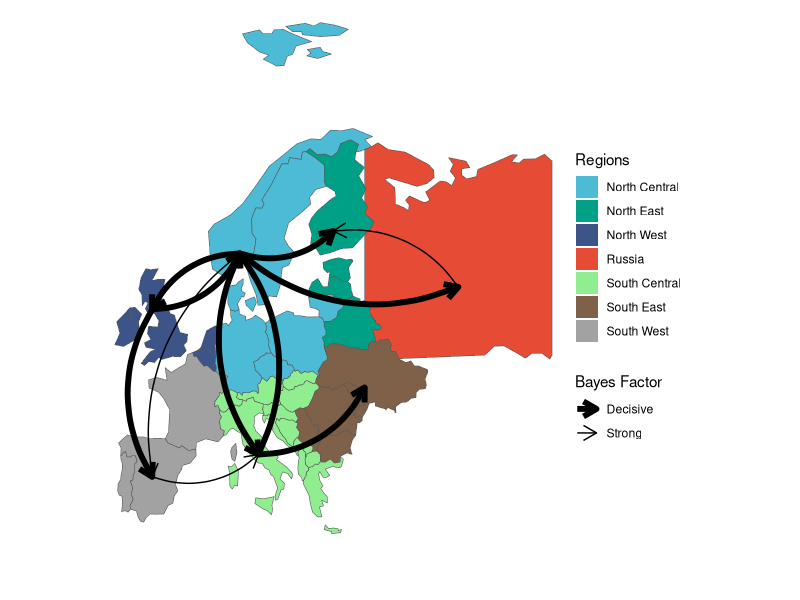

This figure's R source:
###############################################################################
# Load libraries
###############################################################################
library(ggplot2)
library(sf)
library(dplyr)
library(tidyr)         # For fill(.)
library(rnaturalearth)
library(RColorBrewer)
library(grid)          # For arrow() customization
library(lwgeom)        # Needed for some geometry transforms

###############################################################################
# 2. Define zones & countries (as before)
###############################################################################
zone <- c("Russia","North Central", "North East", "North West", 
          "South Central", "South East", "South West")
countries <- list(
  c("Russia"),
  c("Czechia", "Denmark", "Germany", "Lithuania", "Norway", "Poland", "Sweden"),
  c("Estonia", "Finland", "Latvia", "Belarus"),
  c("Belgium", "Ireland", "Iceland", "Luxembourg", "Netherlands", "United Kingdom"),
  c("Albania", "Austria", "Bosnia and Herz.", "Montenegro", "Croatia", 
    "North Macedonia", "Greece", "Hungary", "Italy", "Kosovo", 
    "Slovakia", "Slovenia", "Switzerland"),
  c("Bulgaria", "Cyprus", "Moldova", "Romania", "Serbia", "Ukraine"),
  c("France", "Portugal", "Spain")
)
country_data <- data.frame(
  Country = unlist(countries),
  zone = rep(zone, sapply(countries, length))
)

###############################################################################
# 3. Fetch Europe + Russia shapefiles & clip Russia
###############################################################################
europe <- ne_countries(continent = "Europe", returnclass = "sf") %>%
  filter(name != "Russia")
russia <- ne_countries(country = "Russia", returnclass = "sf")

russia <- st_make_valid(russia)

# Clip Russia to bounding box so we only keep part near Europe
bbox_russia <- st_as_sfc(st_bbox(c(xmin = 30, xmax = 60, ymin = 50, ymax = 70), 
                                 crs = st_crs(russia)))
bbox_russia <- st_transform(bbox_russia, st_crs(russia))
russia_subset <- st_intersection(russia, bbox_russia)

if (nrow(russia_subset) == 0) {
  stop("Intersection failed: No valid portion of Russia extracted.")
}

# Ensure CRS compatibility
russia_subset <- st_transform(russia_subset, st_crs(europe))

# Combine Russia subset with Europe
europe_with_russia <- bind_rows(europe, russia_subset)

###############################################################################
# 5. Join zone info to the new map data
###############################################################################
europe_data <- europe_with_russia %>%
  left_join(country_data, by = c("name" = "Country"))

###############################################################################
# 6. Manual color palette for each zone
###############################################################################
region_pal <- c(
  "Russia"         = "#E64B35",  # example color
  "North Central"  = "#4DBBD5",
  "North East"     = "#00A087",
  "North West"     = "#3C5488",
  "South Central"  = "lightgreen",
  "South East"     = "#7E6148",
  "South West"     = "#A2A2A2"
)

###############################################################################
# 7. Approximate coordinates for zone “centers”
###############################################################################
zone_centers <- data.frame(
  zone = c("North Central", "South West", "North West", 
           "South East", "South Central", "Russia", "North East"),
  x = c(10, -4, -4, 30, 13, 45, 25),
  y = c(60, 40, 55, 48, 42, 57, 62)
)

###############################################################################
# 8. Example arrow data + BF categories
###############################################################################
arrows <- data.frame(
  from = c("Russia", "North Central", "North Central", "North Central", 
           "North Central", "North West", "South Central", "North Central", 
           "North West", "South Central", "South West"),
  to = c("North East", "North East", "North West", "South Central", 
         "South West", "South West", "South East", "Russia", 
         "North Central", "North Central", "South Central"),
  bf = c(150, 85000, 85000, 85000, 179, 85000, 
         1732, 85000, 85000, 3386, 132)
)
arrows <- arrows %>%
  mutate(bf_category = ifelse(bf < 1000, "Strong", "Decisive"))

# Merge arrow data with zone centers
arrow_data <- arrows %>%
  left_join(zone_centers, by = c("from" = "zone")) %>%
  rename(x_start = x, y_start = y) %>%
  left_join(zone_centers, by = c("to" = "zone")) %>%
  rename(x_end = x, y_end = y) %>%
  fill(c(x_start, y_start, x_end, y_end), .direction = "down")

###############################################################################
# 9. Plot
###############################################################################
ggplot(data = europe_data) +
  geom_sf(aes(fill = factor(zone))) +
  scale_fill_manual(values = region_pal, name = "Regions") +  # Use original colors
  
  # Make sure Russia is visible
  coord_sf(xlim = c(-10, 60), ylim = c(30, 82), expand = FALSE) +
  
  # Arrows
  geom_curve(
    data = arrow_data,
    aes(x = x_start, y = y_start, xend = x_end, yend = y_end,
        size = bf_category, color = bf_category),
    arrow = arrow(type = "open", length = unit(0.15, "inches")),
    curvature = 0.3,
    show.legend = TRUE
  ) +
  scale_size_manual(
    values = c("Strong" = 0.5, "Decisive" = 2), 
    name = "Bayes Factor"
  ) +
  scale_color_manual(
    values = c("Strong" = "black", "Decisive" = "black"), 
    name = "Bayes Factor"
  ) +
  
  # Clean theme
  theme_classic() +
  labs(fill = "Regions") +
  guides(
    fill  = guide_legend(override.aes = list(linetype = 0, size = 5)),
    size  = guide_legend(title = "Bayes Factor"),  
    color = guide_legend(title = "Bayes Factor")
  ) +
  theme(
    axis.title.x = element_blank(),
    axis.title.y = element_blank(),
    axis.text.x  = element_blank(),
    axis.text.y  = element_blank(),
    axis.ticks   = element_blank(),
    panel.grid   = element_blank(),
    axis.line    = element_blank()
  )
